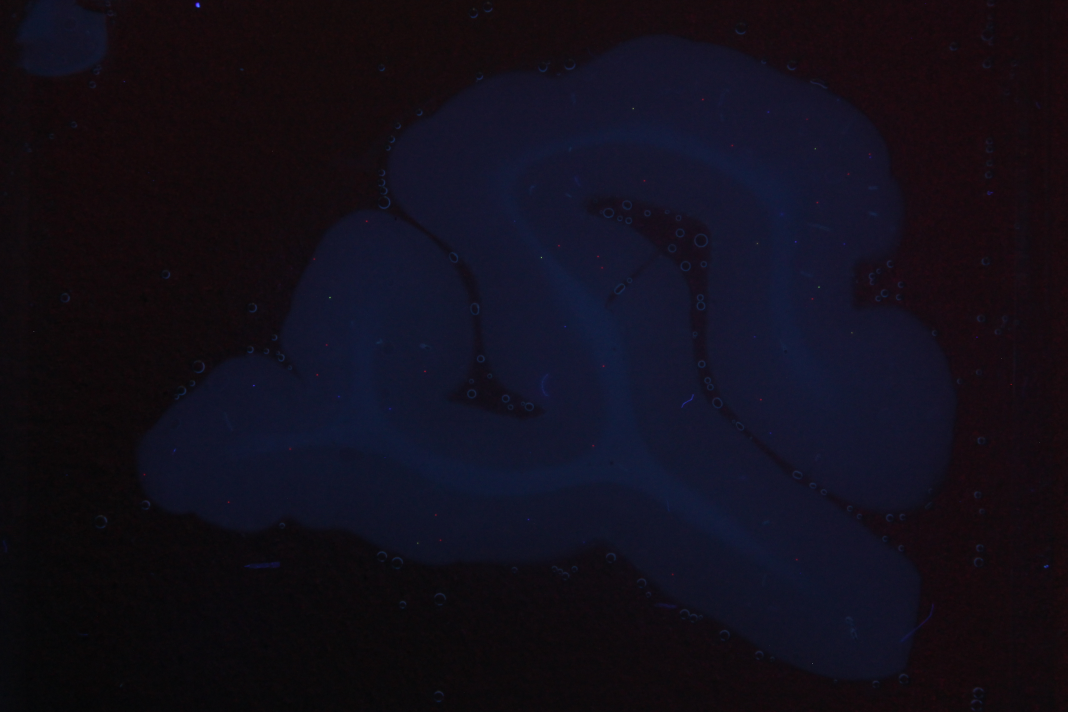
#> input picture IMG_0039.JPG, 4272 x 2848 px (shown at 1/4 size)
$ python -i blobFunct.py   (imports and definitions only)   (older library calls are emulated)
#> lines starting #> are read from the running program, lines starting #| are printed output that depends on the picture; after the words box and inside, x2 and y2 are one past the last pixel; in counts of white or black regions, pixels touching at a corner belong together
#> further down, picture is the input picture: shape (2848, 4272, 3); mean B, G, R 26.1, 14.6, 18.1
# -*- coding: utf-8 -*-
"""
Created on Wed Jun 24 12:53:28 2015

@author: Anders Nymark Christensen
based on Matlab code by Anders Nymark Christensen & William Sebastian Henning Benzon 2014
"""

import numpy as np
import scipy
import matplotlib.pyplot as plt
from skimage import morphology
from skimage.measure import regionprops

from scipy import misc


# [142 lines left out: function BlobFunct, not called in this run]


def areal_est(im):
    """
    Uses image to create binary image-mask of tissue corresponding to value 1
    and non-tissue = value zero.
    INPUT:  im = RGB-image
    OUTPUT: BW = Binary mask image
            arealsize = amount of pixels in BW = 1
    """
    from skimage.exposure import rescale_intensity
    from skimage.filter import threshold_otsu
    from skimage.morphology import remove_small_objects
    from skimage.morphology import disk
    from skimage.morphology import binary_closing

    minSlideSize = 200000

    imScaled = rescale_intensity(im[:,:,1], in_range=(np.mean(im[:,:,1])-9*np.std(im[:,:,1]), np.mean(im[:,:,1])+9*np.std(im[:,:,1])))
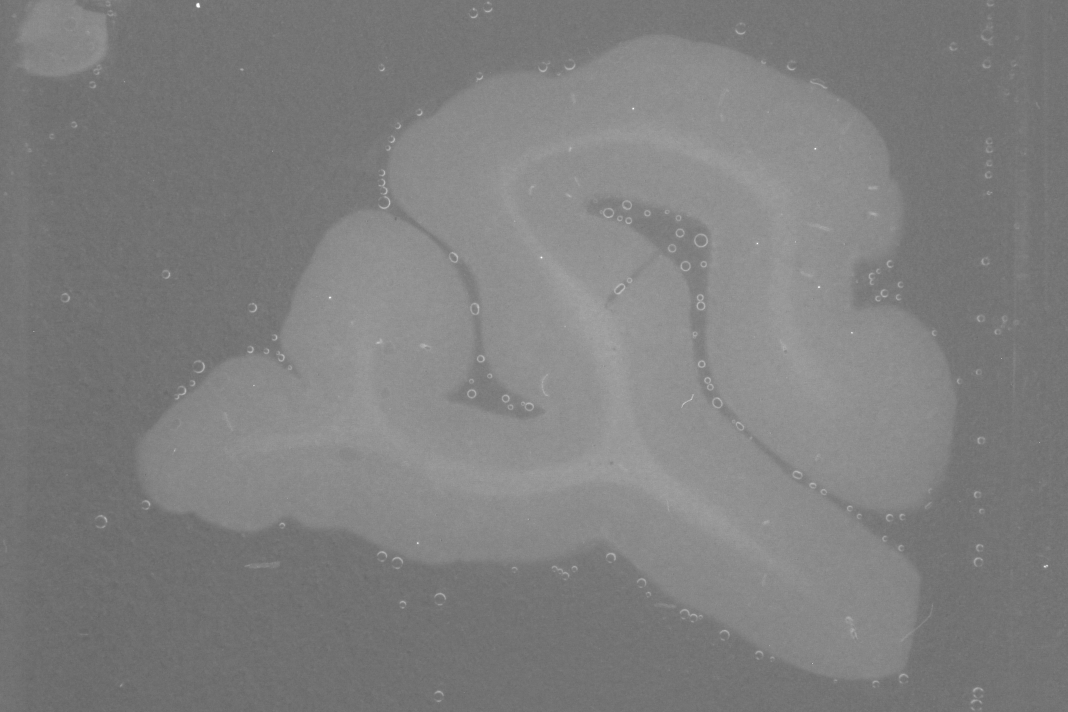
#> imScaled: shape (2848, 4272) (shown at 1/4 size); min 93, max 255, mean 127
    # Calculating optimal binary threshold level
    level = threshold_otsu(imScaled)
#> level = 128

    # Initial binary mask
    mask = imScaled > level
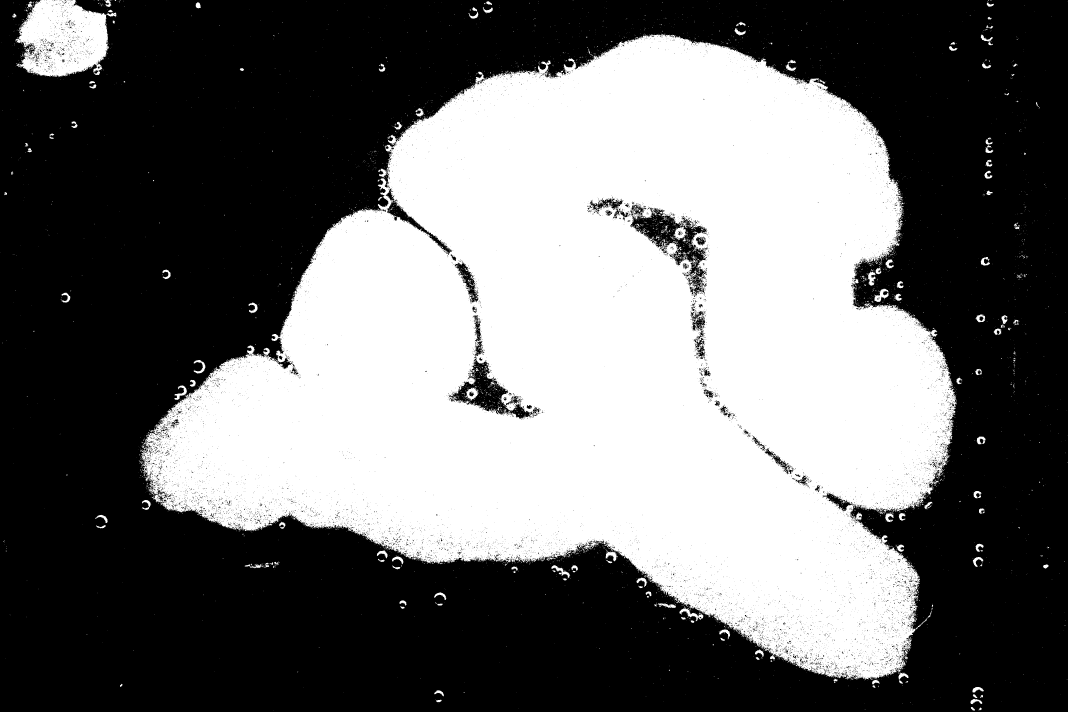
#> mask: shape (2848, 4272) bool (shown at 1/4 size); 42.5% white; 5702 white regions (5425 under 20 px), largest, box (x1, y1, x2, y2) and area: (560, 135, 3827, 2718) 5018637, (62, 0, 436, 308) 83904, (2692, 892, 2757, 961) 1722

    # removing smal segments
    mask = remove_small_objects(mask, min_size=minSlideSize, connectivity=8)
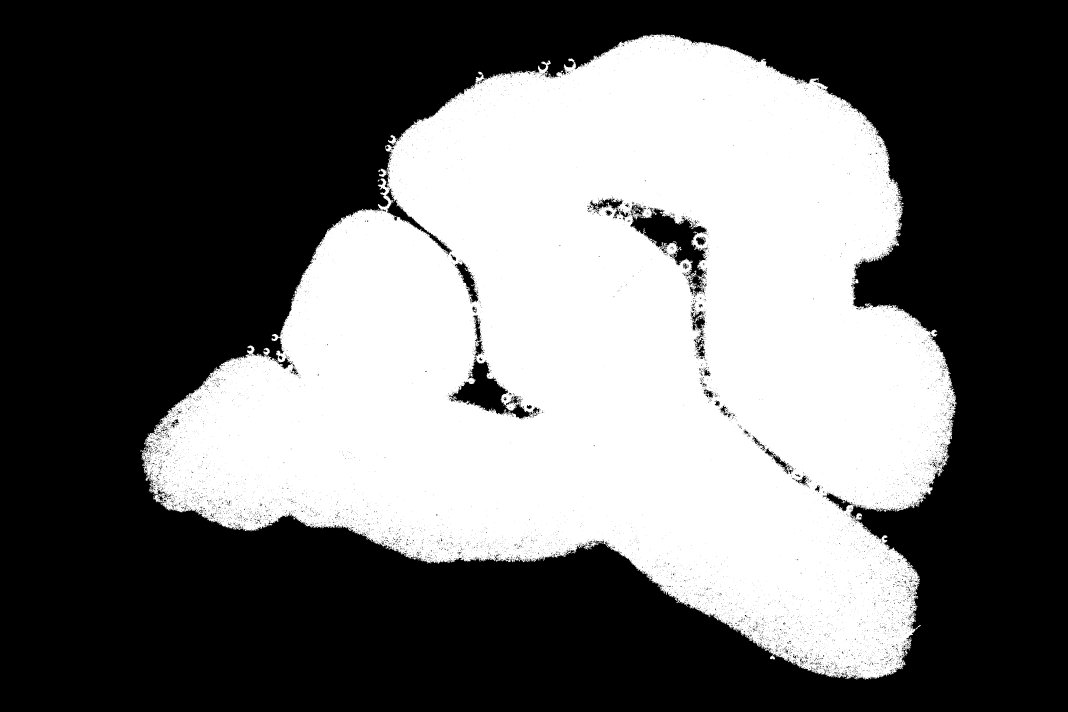
#> mask: shape (2848, 4272) bool (shown at 1/4 size); 41.2% white; 1 white region, box (x1, y1, x2, y2) and area: (560, 135, 3827, 2718) 5018637
    se = disk(10)
    mask = binary_closing(mask,se)
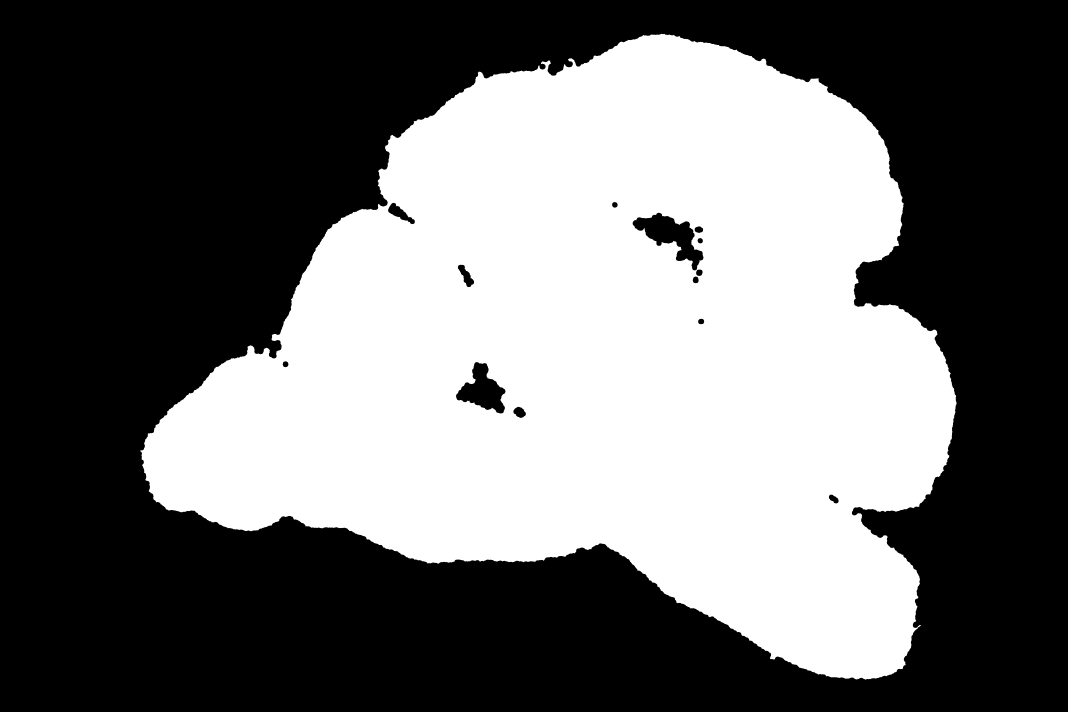
#> mask: shape (2848, 4272) bool (shown at 1/4 size); 42.2% white; 1 white region

    # Isolating largest binary piece of tissue
    L, num = scipy.ndimage.label(mask);
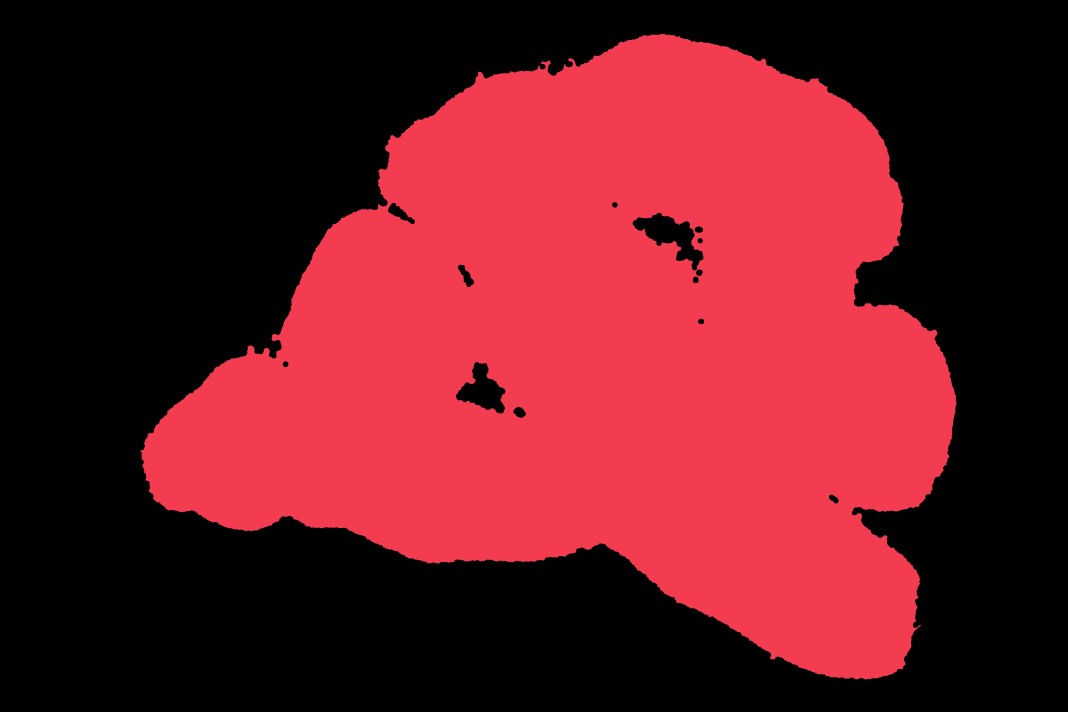
#> L: shape (2848, 4272) int32 (shown at 1/4 size); 3 distinct labels, from 0 to 2; one colour per label, 0 black
#> num = 2
    props = regionprops(L)
#> props = 2 regions; box (x1, y1, x2, y2) and area: (560, 135, 3827, 2718) 5139180, (3593, 1223, 3594, 1224) 1

    largest = 0
    for index in range(0,num):
        if props[index].area > largest:
            largest = props[index].area
            largestIndex = index
#> this loop made 2 passes
#> largest on pass 1: 5139180
#> after the loop, largest = 5139180; largestIndex = 0

    # Isolating primary label for binary image
    BW = (L == largestIndex)
#> BW: shape (2848, 4272) bool; 57.8% white; 1 black region, box (x1, y1, x2, y2) and area: (560, 135, 3827, 2718) 5139181
    # Securing tissue-value = 1
    if BW[0,0] == True:
        BW = ~BW

    arealsize = largest;
#> arealsize = 5139180

    return(BW, arealsize)


# [223 lines left out: functions RGBcheck, sections_area, edgeLoG, not called in this run]

>>> import cv2
>>> picture = cv2.imread('IMG_0039.JPG')
>>> result = areal_est(picture)
